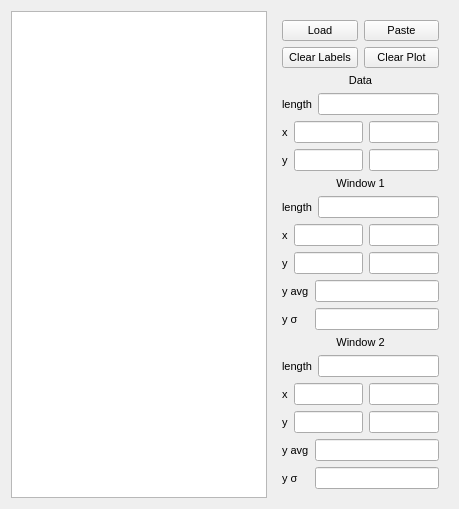
      <widget class="QWidget" name="tabEasyStats">
       <attribute name="title">
        <string>Easy &amp;Stats</string>
       </attribute>
       <layout class="QHBoxLayout" name="horizontalLayout_5">
        <item>
         <widget class="ScaledPlotWidget" name="ESplotFigure"/>
        </item>
        <item>
         <widget class="QFrame" name="frame_ESright">
          <property name="minimumSize">
           <size>
            <width>175</width>
            <height>0</height>
           </size>
          </property>
          <property name="maximumSize">
           <size>
            <width>175</width>
            <height>16777215</height>
           </size>
          </property>
          <property name="font">
           <font>
            <pointsize>8</pointsize>
           </font>
          </property>
          <layout class="QVBoxLayout" name="verticalLayout_8">
           <item>
            <layout class="QHBoxLayout" name="layout_ESscanInput">
             <item>
              <widget class="QPushButton" name="btn_ESloadScan">
               <property name="text">
                <string>Load</string>
               </property>
              </widget>
             </item>
             <item>
              <widget class="QPushButton" name="btn_ESpasteScan">
               <property name="text">
                <string>Paste</string>
               </property>
              </widget>
             </item>
            </layout>
           </item>
           <item>
            <layout class="QGridLayout" name="layout_ESclearButtons">
             <item row="0" column="0">
              <widget class="QPushButton" name="btn_ESclearPlotLabels">
               <property name="text">
                <string>Clear Labels</string>
               </property>
              </widget>
             </item>
             <item row="0" column="1">
              <widget class="QPushButton" name="btn_ESclearPlot">
               <property name="text">
                <string>Clear Plot</string>
               </property>
              </widget>
             </item>
            </layout>
           </item>
           <item>
            <widget class="QLabel" name="label_ESdata">
             <property name="text">
              <string>Data</string>
             </property>
             <property name="alignment">
              <set>Qt::AlignCenter</set>
             </property>
            </widget>
           </item>
           <item>
            <layout class="QHBoxLayout" name="layout_ESlengthData">
             <item>
              <widget class="QLabel" name="label_ESlengthData">
               <property name="text">
                <string>length</string>
               </property>
              </widget>
             </item>
             <item>
              <widget class="QLineEdit" name="txt_ESlengthData">
               <property name="readOnly">
                <bool>true</bool>
               </property>
              </widget>
             </item>
            </layout>
           </item>
           <item>
            <layout class="QHBoxLayout" name="layout_ESxData">
             <item>
              <widget class="QLabel" name="label_ESxData">
               <property name="text">
                <string>x</string>
               </property>
              </widget>
             </item>
             <item>
              <widget class="QLineEdit" name="txt_ESxminData">
               <property name="readOnly">
                <bool>true</bool>
               </property>
              </widget>
             </item>
             <item>
              <widget class="QLineEdit" name="txt_ESxmaxData">
               <property name="readOnly">
                <bool>true</bool>
               </property>
              </widget>
             </item>
            </layout>
           </item>
           <item>
            <layout class="QHBoxLayout" name="layout_ESyData">
             <item>
              <widget class="QLabel" name="label_ESyData">
               <property name="text">
                <string>y</string>
               </property>
              </widget>
             </item>
             <item>
              <widget class="QLineEdit" name="txt_ESyminData">
               <property name="readOnly">
                <bool>true</bool>
               </property>
              </widget>
             </item>
             <item>
              <widget class="QLineEdit" name="txt_ESymaxData">
               <property name="readOnly">
                <bool>true</bool>
               </property>
              </widget>
             </item>
            </layout>
           </item>
           <item>
            <widget class="QLabel" name="label_ESwindow1">
             <property name="text">
              <string>Window 1</string>
             </property>
             <property name="alignment">
              <set>Qt::AlignCenter</set>
             </property>
            </widget>
           </item>
           <item>
            <layout class="QHBoxLayout" name="layout_ESlength1">
             <item>
              <widget class="QLabel" name="label_ESlength1">
               <property name="text">
                <string>length</string>
               </property>
              </widget>
             </item>
             <item>
              <widget class="QLineEdit" name="txt_ESlength1">
               <property name="readOnly">
                <bool>true</bool>
               </property>
              </widget>
             </item>
            </layout>
           </item>
           <item>
            <layout class="QHBoxLayout" name="layout_ESx1">
             <item>
              <widget class="QLabel" name="label_ESxmin1">
               <property name="text">
                <string>x</string>
               </property>
              </widget>
             </item>
             <item>
              <widget class="QLineEdit" name="txt_ESxmin1">
               <property name="readOnly">
                <bool>true</bool>
               </property>
              </widget>
             </item>
             <item>
              <widget class="QLineEdit" name="txt_ESxmax1">
               <property name="readOnly">
                <bool>true</bool>
               </property>
              </widget>
             </item>
            </layout>
           </item>
           <item>
            <layout class="QHBoxLayout" name="layout_ESy1">
             <item>
              <widget class="QLabel" name="label_ESymin1">
               <property name="text">
                <string>y</string>
               </property>
              </widget>
             </item>
             <item>
              <widget class="QLineEdit" name="txt_ESymin1">
               <property name="readOnly">
                <bool>true</bool>
               </property>
              </widget>
             </item>
             <item>
              <widget class="QLineEdit" name="txt_ESymax1">
               <property name="readOnly">
                <bool>true</bool>
               </property>
              </widget>
             </item>
            </layout>
           </item>
           <item>
            <layout class="QFormLayout" name="layout_ESstatsWin1">
             <property name="fieldGrowthPolicy">
              <enum>QFormLayout::ExpandingFieldsGrow</enum>
             </property>
             <item row="1" column="0">
              <widget class="QLabel" name="label_ESyavg1">
               <property name="text">
                <string>y avg</string>
               </property>
              </widget>
             </item>
             <item row="1" column="1">
              <widget class="QLineEdit" name="txt_ESyavg1">
               <property name="readOnly">
                <bool>true</bool>
               </property>
              </widget>
             </item>
             <item row="2" column="0">
              <widget class="QLabel" name="label_ESysigma1">
               <property name="text">
                <string>y σ</string>
               </property>
              </widget>
             </item>
             <item row="2" column="1">
              <widget class="QLineEdit" name="txt_ESysigma1">
               <property name="readOnly">
                <bool>true</bool>
               </property>
              </widget>
             </item>
            </layout>
           </item>
           <item>
            <widget class="QLabel" name="label_ESwindow2">
             <property name="text">
              <string>Window 2</string>
             </property>
             <property name="alignment">
              <set>Qt::AlignCenter</set>
             </property>
            </widget>
           </item>
           <item>
            <layout class="QHBoxLayout" name="layout_ESlength2">
             <item>
              <widget class="QLabel" name="label_ESlength2">
               <property name="text">
                <string>length</string>
               </property>
              </widget>
             </item>
             <item>
              <widget class="QLineEdit" name="txt_ESlength2">
               <property name="readOnly">
                <bool>true</bool>
               </property>
              </widget>
             </item>
            </layout>
           </item>
           <item>
            <layout class="QHBoxLayout" name="layout_ESx2">
             <item>
              <widget class="QLabel" name="label_ESxmin2">
               <property name="text">
                <string>x</string>
               </property>
              </widget>
             </item>
             <item>
              <widget class="QLineEdit" name="txt_ESxmin2">
               <property name="readOnly">
                <bool>true</bool>
               </property>
              </widget>
             </item>
             <item>
              <widget class="QLineEdit" name="txt_ESxmax2">
               <property name="readOnly">
                <bool>true</bool>
               </property>
              </widget>
             </item>
            </layout>
           </item>
           <item>
            <layout class="QHBoxLayout" name="layout_ESy2">
             <item>
              <widget class="QLabel" name="label_ESymin2">
               <property name="text">
                <string>y</string>
               </property>
              </widget>
             </item>
             <item>
              <widget class="QLineEdit" name="txt_ESymin2">
               <property name="readOnly">
                <bool>true</bool>
               </property>
              </widget>
             </item>
             <item>
              <widget class="QLineEdit" name="txt_ESymax2">
               <property name="readOnly">
                <bool>true</bool>
               </property>
              </widget>
             </item>
            </layout>
           </item>
           <item>
            <layout class="QFormLayout" name="layout_ESstatsWin1_2">
             <property name="fieldGrowthPolicy">
              <enum>QFormLayout::ExpandingFieldsGrow</enum>
             </property>
             <item row="0" column="0">
              <widget class="QLabel" name="label_ESyavg2">
               <property name="text">
                <string>y avg</string>
               </property>
              </widget>
             </item>
             <item row="0" column="1">
              <widget class="QLineEdit" name="txt_ESyavg2">
               <property name="readOnly">
                <bool>true</bool>
               </property>
              </widget>
             </item>
             <item row="1" column="0">
              <widget class="QLabel" name="label_ESysigma2">
               <property name="text">
                <string>y σ</string>
               </property>
              </widget>
             </item>
             <item row="1" column="1">
              <widget class="QLineEdit" name="txt_ESysigma2">
               <property name="readOnly">
                <bool>true</bool>
               </property>
              </widget>
             </item>
            </layout>
           </item>
          </layout>
         </widget>
        </item>
       </layout>
      </widget>
